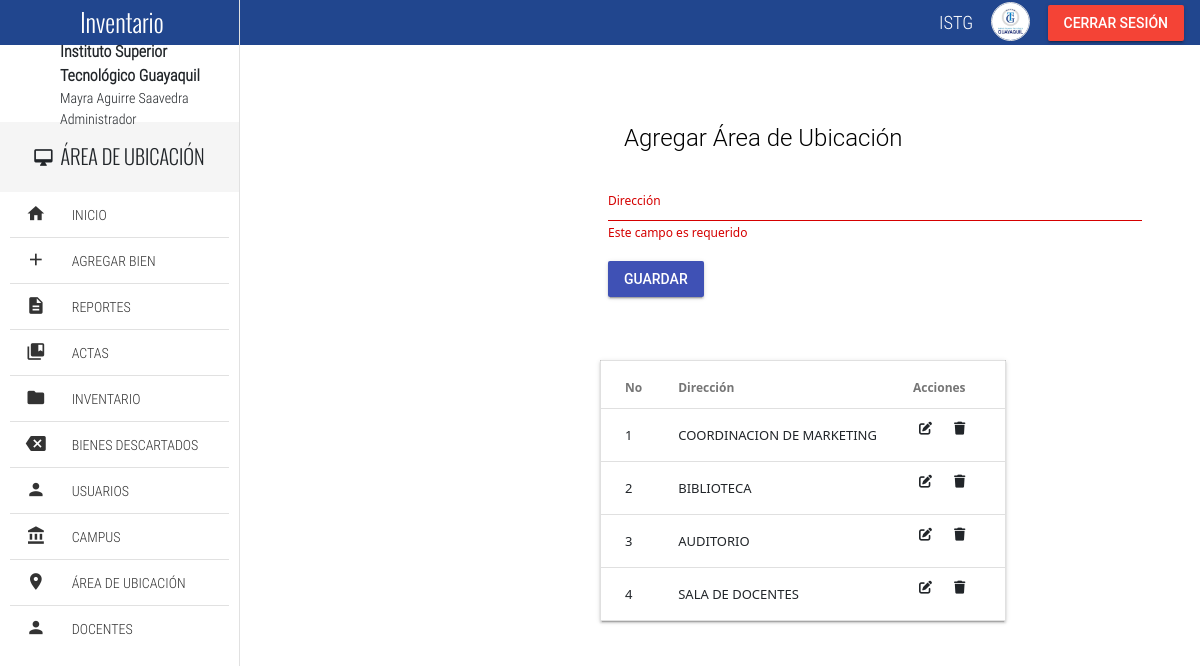
The page /views/area_de_ubicacion.php (signed in) on the database its author committed.
### tables this page shows
CREATE TABLE `area_ubicacion` (
  `id` int(11) NOT NULL AUTO_INCREMENT,
  `direccion` varchar(200) DEFAULT NULL,
  PRIMARY KEY (`id`)
);

### php/utils_query.php (called while the page is built, shortened)
<?php
function getAreaDeUbicacion($conexion){
    $sql= "SELECT `id`, `direccion` FROM `area_ubicacion`;";
    $array_area_de_ubicacion = array();
    $stmt = $conexion->prepare($sql);
    $stmt->execute();
    $resultado = $stmt->get_result();
    while ($fila = $resultado->fetch_assoc()) {
        $array_area_de_ubicacion[] = $fila;
    }
    return $array_area_de_ubicacion;
}
?>

### views/area_de_ubicacion.php (the view, shortened to what this page needs)
<?php
	require('../php/mysqli_conexion.php');
	require('../php/utils_query.php');
    if(!isset($_SESSION['usuario'])) {
        header("Location: login.php");
    } else {
		$rol = $_SESSION['rol'];
		if($rol == "Administrador"){
						$array_area_de_ubicacion = getAreaDeUbicacion($conexion);
                    }
		 else {
			header("Location: ../index.php");
		}
    }
?>
<!DOCTYPE html>
<html lang="es">
<head>
	<link rel="stylesheet" href="../css/normalize.css">
	<link rel="stylesheet" href="../css/sweetalert2.css">
	<link rel="stylesheet" href="../css/material.min.css">
	<link rel="stylesheet" href="../css/material-design-iconic-font.min.css">
	<link rel="stylesheet" href="../css/jquery.mCustomScrollbar.css">
	<link rel="stylesheet" href="../css/main.css">
	<link rel="stylesheet" href="../css/style.css">
	<link href="https://cdn.jsdelivr.net/npm/bootstrap@5.3.0-alpha1/dist/css/bootstrap.min.css" rel="stylesheet">
</head>
<body>
	<div class="full-width navBar">
		<div class="full-width navBar-options" style="background-color: #21468e">
			<nav class="navBar-options-list">
				<ul class="list-unstyle">
					<li class="text-condensedLight noLink" ><small>ISTG</small></li>
					<li class="noLink">
						<figure>
							<img src="../assets/img/avatar-male.png" alt="Avatar" class="img-responsive">
						</figure>
					</li>
					<li class="noLink">
					<form action="../php/logout.php" method="post">
						<button type="submit" class="mdl-button mdl-js-button mdl-button--raised mdl-js-ripple-effect mdl-button--accent" style="background-color: #F44336">Cerrar sesión</button>
					</form>
					</li>
				</ul>
			</nav>
		</div>
	</div>
	<section class="full-width navLateral">
		<div class="full-width navLateral-bg btn-menu"></div>
		<div class="full-width navLateral-body">
			<div class="full-width navLateral-body-logo text-center tittles" style="background-color: #21468e">
				<i class="zmdi zmdi-close btn-menu"></i> Inventario
			</div>
			<figure class="full-width" style="height: 77px;">
				<figcaption class="navLateral-body-cr hide-on-tablet">
					<span style="margin-left: 60px;">
						<b>Instituto Superior Tecnológico Guayaquil</b><br>
						<?php
							$nombrecompleto = $_SESSION['usuario']['nombre']." ".$_SESSION['usuario']['apellido'];
							$rol = $_SESSION['rol'];
							echo "<small>".$nombrecompleto."</small><br>";
							echo '<small>'. $rol . '</small>';
						?>
					</span>
				</figcaption>
			</figure>
			<div class="full-width tittles navLateral-body-tittle-menu">
				<i class="zmdi zmdi-desktop-mac"></i><span class="hide-on-tablet">&nbsp; ÁREA DE UBICACIÓN</span>
			</div>
			<nav class="full-width">
				<ul class="full-width list-unstyle menu-principal">
					<?php
						require('nav_lateral_opciones.php');
						$rol = $_SESSION['rol'];
						if($rol == 'Administrador'){
							$html = '
									<li class="full-width divider-menu-h"></li>
										<li class="full-width">
										<a href="bienes_descartados.php" class="full-width">
										<div class="navLateral-body-cl">
										<i class="zmdi zmdi-tag-close"></i>
										</div>
										<div class="navLateral-body-cr hide-on-tablet">
										BIENES DESCARTADOS
										</div>
										</a>
									</li>
									<li class="full-width divider-menu-h"></li>
         								<li class="full-width">
											<a href="usuarios.php" class="full-width">
												<div class="navLateral-body-cl">
												<i class="zmdi zmdi-account"></i>
												</div>
												<div class="navLateral-body-cr hide-on-tablet">
												USUARIOS
												</div>
											</a>
										</li>
										<li class="full-width divider-menu-h"></li>
         								<li class="full-width">
											<a href="campus.php" class="full-width">
												<div class="navLateral-body-cl">
												<i class="zmdi zmdi-balance"></i>
												</div>
												<div class="navLateral-body-cr hide-on-tablet">
												CAMPUS
												</div>
											</a>
										</li>
										<li class="full-width divider-menu-h"></li>
         								<li class="full-width">
											<a href="area_de_ubicacion.php" class="full-width">
												<div class="navLateral-body-cl">
												<i class="zmdi zmdi-pin"></i>
												</div>
												<div class="navLateral-body-cr hide-on-tablet">
												ÁREA DE UBICACIÓN
												</div>
											</a>
										</li>
										<li class="full-width divider-menu-h"></li>
         								<li class="full-width">
											<a href="docentes.php" class="full-width">
												<div class="navLateral-body-cl">
												<i class="zmdi zmdi-account"></i>
												</div>
												<div class="navLateral-body-cr hide-on-tablet">
												DOCENTES
												</div>
											</a>
										</li>';
							echo $html;
						}
					?>
				</ul>
			</nav>
		</div>
	</section>
	<form class="mdl-grid" action="../php/guardar_area_de_ubicacion.php" method="post" style="max-width: 550px; margin-left:600; margin-top: 55px">
		<div class="mdl-card__title" >
				<h2 class="mdl-card__title-text">Agregar Área de Ubicación</h2>
			</div>
		<div class="mdl-textfield mdl-js-textfield mdl-textfield--floating-label">
			<input class="mdl-textfield__input" type="text" id="direccion" name="direccion" required>
			<label class="mdl-textfield__label" for="direccion">Dirección</label>
			<span class="mdl-textfield__error">Este campo es requerido</span>
		</div>
		<button class="mdl-button mdl-js-button mdl-button--raised mdl-button--colored" type="submit" style="margin-top: 20px;">
			Guardar
		</button>
	</form>
	<table class="mdl-data-table mdl-js-data-table mdl-shadow--2dp" style="margin-left:600; margin-top: 55px">
	  <thead>
	    <tr>
		  <th class="mdl-data-table__cell--non-numeric">No</th>
	      <th class="mdl-data-table__cell--non-numeric">Dirección</th>
		  <th class="mdl-data-table__cell--non-numeric">Acciones</th>
	    </tr>
	  </thead>
	  <tbody>
	  <?php
		$elements_per_page = 5;
		$total_elements = count($array_area_de_ubicacion);
		$num_pages = ceil($total_elements / $elements_per_page);
		$page = isset($_GET['page']) ? (int)$_GET['page'] : 1;
		$page = max(1, min($page, $num_pages));
		$first_element_index = ($page - 1) * $elements_per_page;
		$current_area_de_ubicacion = array_slice($array_area_de_ubicacion, $first_element_index, $elements_per_page);
		$html = '';
		for($i = 0; $i < count($current_area_de_ubicacion); $i++){
			$No = $i + $first_element_index + 1;
			$form_editar = '<form action="editar_area_de_ubicacion.php" method="post" class="ver-detalles-eliminar">
										<button type="submit" class="form-button-icon fa-solid fa-pen-to-square" value="'.$current_area_de_ubicacion[$i]['id'].'" name="id_area"></button>
									</form>';
			$form_eliminar = '<form action="../php/eliminar_area_de_ubicacion.php" method="post" class="ver-detalles-eliminar">
									<button type="submit" class="form-button-icon fa-solid fa-trash" value="'.$current_area_de_ubicacion[$i]['id'].'" name="id_area"></button>
								</form>';
			$html .= '<tr>
									<td class="mdl-data-table__cell--non-numeric">'.$No.'</td>
									<td class="mdl-data-table__cell--non-numeric">'.$current_area_de_ubicacion[$i]['direccion'].'</td>
									<td class="mdl-data-table__cell--non-numeric">'.$form_editar.$form_eliminar.'</td>
						</tr> ';
		}
		echo $html;
		?>
	  </tbody>
	</table>
</body>
</html>

### css/main.css (style rules this page uses)
html, body { width: 100%; height: 100%; margin: 0; padding: 0; font-size: 16px; font-family: "RobotoRegular"; position: relative; background-color: #fff; }
.text-condensedLight { font-family: "RobotoCondensedLight"; }
.text-center { text-align: center; }
.tittles { font-family: "OswaldLight"; }
.mdl-textfield { width: 100%; }
.full-width { margin: 0; padding: 0; width: 100%; box-sizing: border-box; }
.list-unstyle { margin: 0; padding: 0; list-style: none; box-sizing: border-box; }
.img-responsive { width: 100%; height: auto; }
.divider-menu-h { height: 0 !important; border-top: 1px solid #E1E1E1; width: 92% !important; margin: 0 auto !important; }
.navBar { background-color: #3F51B5; height: 45px; position: absolute; top: 0; left: 0; z-index: 79; color: #fff; }
.navBar-options { line-height: 45px; height: 45px; position: absolute; width: 80%; top: 0; right: 0; padding: 0; transition: all .3s ease-in-out; }
.navBar-options .zmdi-more-vert, .navBar-options-list { line-height: 45px; position: absolute; top: 0; height: 45px; margin: 0; padding: 0; }
.navBar-options-list { right: 9px; }
.navBar-options-list .noLink { cursor: inherit !important; }
.navBar-options-list ul { height: 45px; }
.navBar-options-list ul li { height: 45px; line-height: 45px; cursor: pointer; display: inline-block; padding: 0 7px; font-size: 21px; -moz-user-select: none; -webkit-user-select: none; -ms-user-select: none; }
.navBar-options-list ul li { outline: none; }
.navBar-options-list ul li figure, .navBar-options-list ul li figure img { margin: 0; padding: 0; padding-top: 0; margin-top: 0; box-sizing: border-box; }
.navBar-options-list ul li figure { height: 45px; }
.navBar-options-list ul li figure img { border: 1px solid #E1E1E1; border-radius: 50%; width: 39px; height: 39px; margin-bottom: 3px; }
.navLateral, .pageContent, .navLateral-body, .navLateral-bg { position: absolute; top: 0; height: 100%; }
.navLateral { left: 0; width: 20%; z-index: 80; border-right: 1px solid #E1E1E1; transition: all .3s ease-in-out; }
.navLateral-body { background-color: #fff; z-index: 82; left: 0; padding-bottom: 30px; }
.navLateral-body-logo { height: 45px; line-height: 45px; color: #fff; width: 100%; font-size: 25px; background-color: #3F51B5; }
.navLateral-body-cl, .navLateral-body-cr { box-sizing: border-box; height: 77px; float: left; margin: 0; padding: 0; position: relative; }
.navLateral-body-cl { width: 30%; }
.navLateral-body-cr { width: 70%; font-family: "RobotoCondensedLight"; }
.navLateral-body-cr span { position: absolute; top: 50%; left: 50%; transform: translate(-50%, -50%); display: block; width: 100%; }
.navLateral-body-tittle-menu { height: 70px; line-height: 70px; font-size:20px; background-color: #F5F5F5; text-align: center; }
.menu-principal li, .menu-principal li a { display: block; }
.menu-principal li a { height: 45px; color: #333; position: relative; transition: all .3s ease-in-out; }
.menu-principal li a div.navLateral-body-cl, .menu-principal li a div.navLateral-body-cr { height: 45px; line-height: 45px; }
.menu-principal li a div.navLateral-body-cl { text-align: center; font-size: 20px; }

### css/style.css (style rules this page uses)
.navLateral-body-cl { padding-top: 12px; }
.form-button-icon { background: none; border: none; outline: none; cursor: pointer; }
.ver-detalles-eliminar { display: inline-block; margin-right: 10px; }

### rows shown on the page
area_ubicacion: No "1", direccion "COORDINACION DE MARKETING"
area_ubicacion: No "2", direccion "BIBLIOTECA"
area_ubicacion: No "3", direccion "AUDITORIO"
area_ubicacion: No "4", direccion "SALA DE DOCENTES"

### other values the page prints
$nombrecompleto "Mayra Aguirre Saavedra"
$rol "Administrador"
